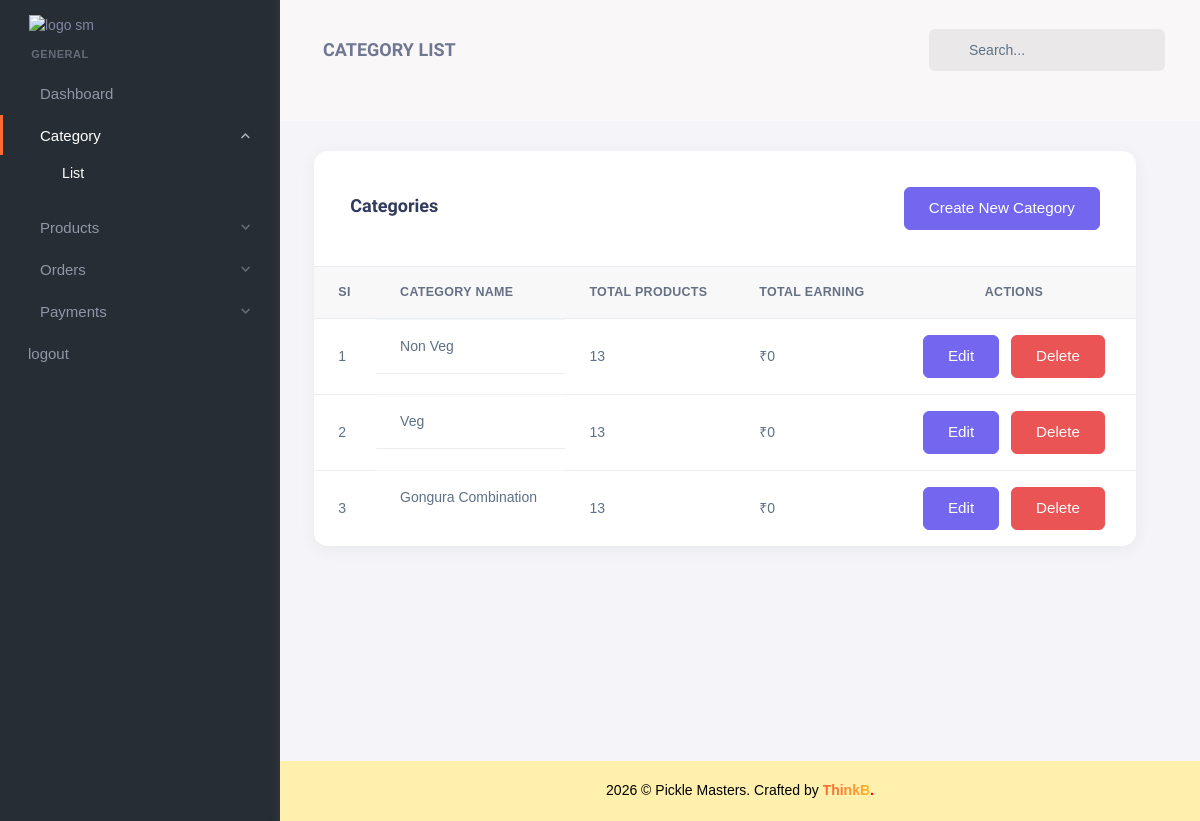
/account/categories/ (signed in), run on the app's committed database.
### core/models.py (models this page shows, shortened)
class Category(models.Model):
    name = models.CharField(max_length=255, unique=True)
    priority= models.IntegerField(default=100)
    parent_category = models.ForeignKey('self', on_delete=models.SET_NULL, null=True, blank=True, related_name='subcategories')
    status = models.CharField(max_length=10, choices=CATEGORY_STATUS, default='active')
    slug = models.SlugField(unique=True, blank=True)
    total_earnings = models.DecimalField(max_digits=12, decimal_places=2, default=0.00)
    total_products = models.DecimalField(max_digits=12, decimal_places=2, default=0)
    created_at = models.DateTimeField(auto_now_add=True, null=True,blank=True)
    class Meta:
        verbose_name_plural = 'Categories'
        ordering = ['name']

### core/views.py (the view)
# urls.py: path('account/categories/', categories, name="categories"),
@login_required(login_url='adminlogin')
def categories(request, slug=None):
    if request.user.is_superuser:
        categories = Category.objects.all().order_by('priority')
        category = None
        if slug:
            category = get_object_or_404(Category, slug=slug)
        if request.method == 'POST':
            if category:
                form = CategoryForm(request.POST, request.FILES, instance=category)
            else:
                form = CategoryForm(request.POST, request.FILES)
            if form.is_valid():
                form.save()
                toast.success(request, 'Category updated successfully!' if category else 'Category created successfully!')
                return redirect('categories')
            else:
                for field, errors in form.errors.items():
                    for error in errors:
                        toast.error(request, f"{field}: {error}")
        elif request.method == 'GET' and 'delete' in request.path and category:
            category.delete()
            toast.success(request, 'Category deleted successfully!')
            return redirect('categories')
        else:
            form = CategoryForm(instance=category)
        return render(request, 'backend/categories.html', {
            'form': form,
            'categories': categories,
            'edit_mode': bool(category),
        })
    else:
        return redirect('home')

### core/forms.py
class CategoryForm(forms.ModelForm):
    class Meta:
        model = Category
        fields = ['name','priority', 'slug', 'parent_category', 'status']

### templates/backend/categories.html (shortened to what this page needs)
{% extends 'backend/base.html' %}
{% load static %}
{% block content %}
{% block tasktitle %}category list{% endblock tasktitle %}
{% load widget_tweaks %}
<div class="content-wrapper">
    <div class="container-xxl flex-grow-1 container-p-y">
        <div class="app-ecommerce-category">
            <div class="card">
                <div class="px-4 py-4 d-flex justify-content-between align-items-center">
                    <h4 class="mb-1">Categories</h4>
                    <button type="button" class="btn btn-primary" data-bs-toggle="offcanvas" data-bs-target="#offcanvasEcommerceCategoryList" aria-controls="offcanvasEcommerceCategoryList">
                        Create New Category
                    </button>
                </div>
                <div class="card-datatable table-responsive">
                    <table class="datatables-category-list table border-top">
                        <thead>
                            <tr>
                                <th>SI</th>
                                <th>Category Name</th>
                                <th>Total Products</th>
                                <th>Total Earning</th>
                                <th class="text-center">Actions</th>
                            </tr>
                        </thead>
                        <tbody>
                            {% for x in categories %}
                                <tr>
                                    <td>{{ forloop.counter }}</td>
                                    <td>
                                        {{ x.name }}
                                    </td>
                                    <td>{{ x.products.count }}</td>
                                    <td>₹{{ x.total_earnings|default:0 }}</td>
                                    <td class="text-center">
                                        <a href="#" class="btn btn-primary btn-edit"
                                            data-slug="{{ x.slug }}"
                                            data-name="{{ x.name }}"
                                            data-priority="{{x.priority}}"
                                            data-status="{{ x.status }}">
                                            Edit
                                        </a>
                                        <a href="{% url 'delete_category' x.slug %}"
                                            class="btn btn-danger btn-delete"
                                            data-url="{% url 'delete_category' x.slug %}">
                                            Delete
                                        </a>
                                    </td>
                                </tr>
                            {% endfor %}
                        </tbody>
                    </table>
                </div>
            </div>
        </div>
    </div>
</div>
{% endblock content %}

### templates/backend/base.html (style rules this page uses)
html { scroll-behavior: smooth; }
body.backend-layout { overflow-x: hidden; }
.backend-layout .wrapper .content-wrapper { position: relative; min-height: calc(100vh - var(--bs-topbar-height)); margin-left: var(--bs-main-nav-width); padding-right: clamp(1rem, 2.5vw, 2rem); padding-bottom: var(--bs-footer-height); }
.backend-layout .wrapper > .container-fluid, .backend-layout .wrapper > .container-xxl, .backend-layout .page-content > .container-fluid, .backend-layout .page-content > .container-xxl, .backend-layout .content-wrapper > .container-fluid, .backend-layout .content-wrapper > .container-xxl { padding-top: clamp(1rem, 2.5vw, 2rem); padding-bottom: 1.5rem; }
.backend-layout .page-content .card, .backend-layout .content-wrapper .card, .backend-layout .wrapper > .container-fluid .card { border-radius: 0.85rem; box-shadow: 0 0.25rem 1rem rgba(20, 31, 56, 0.06); }
.backend-layout .page-content .table-responsive, .backend-layout .content-wrapper .table-responsive, .backend-layout .wrapper > .container-fluid .table-responsive { max-width: 100%; overflow-x: auto; -webkit-overflow-scrolling: touch; }
.backend-layout .page-content .table-responsive > .table, .backend-layout .content-wrapper .table-responsive > .table, .backend-layout .wrapper > .container-fluid .table-responsive > .table { min-width: 680px; margin-bottom: 0; }
.backend-layout .page-content .table th, .backend-layout .content-wrapper .table th, .backend-layout .wrapper > .container-fluid .table th { color: #667085; font-size: 0.78rem; letter-spacing: 0.025em; text-transform: uppercase; white-space: nowrap; }
.backend-layout .page-content .table td, .backend-layout .content-wrapper .table td, .backend-layout .wrapper > .container-fluid .table td { vertical-align: middle; }
.backend-layout .page-content .btn, .backend-layout .content-wrapper .btn, .backend-layout .wrapper > .container-fluid .btn, .backend-layout .main-nav .nav-link, .backend-layout .main-nav .sub-nav-link { min-height: 40px; }

### templates/backend/categories.html (style rules this page uses)
.content-wrapper { background-color: #f5f5f9; min-height: calc(100vh - 70px); }
.card { border-radius: 10px; box-shadow: 0 4px 24px 0 rgba(34, 41, 47, 0.1); border: none; margin-bottom: 2rem; }
.table { width: 100%; color: #6e6b7b; }
.table thead th { background-color: #f8f8f8; color: #5e5873; font-weight: 600; text-transform: uppercase; font-size: 0.857rem; letter-spacing: 0.5px; border-bottom-width: 1px; padding: 1rem 1.5rem; }
.table tbody td { padding: 1rem 1.5rem; vertical-align: middle; border-top: 1px solid rgba(34, 41, 47, 0.05); }
.table tbody td:nth-child(2) { display: flex; flex-direction: column; align-items: flex-start; gap: 8px; }
.table tbody td { padding: 1rem 1.5rem; vertical-align: middle; }
.table-responsive { overflow-x: auto; }
.text-center .btn { margin: 0 4px; }
.table tbody td:nth-child(2) { min-width: 150px; }
.btn { font-weight: 500; padding: 0.572rem 1.5rem; border-radius: 6px; font-size: 0.95rem; transition: all 0.3s ease; }
.btn-primary { background-color: #7367f0; border-color: #7367f0; }
.btn-danger { background-color: #ea5455; border-color: #ea5455; }
.text-center .btn { margin: 0 0.25rem; }

### data on the page
Category: name "Non Veg", products.count "13", total_earnings "0"
Category: name "Veg", products.count "13", total_earnings "0"
Category: name "Gongura Combination", products.count "13", total_earnings "0"
